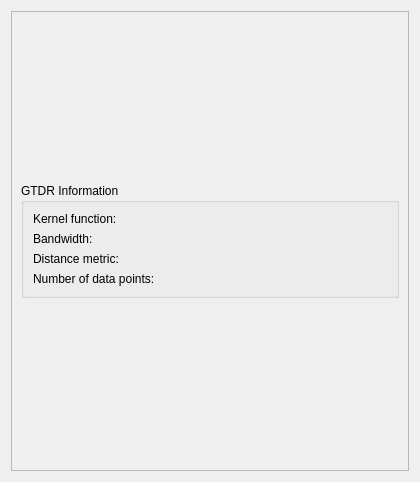
<?xml version="1.0" encoding="UTF-8"?>
<ui version="4.0">
 <class>GwmPropertyGTDRTab</class>
 <widget class="QWidget" name="GwmPropertyGTDRTab">
  <property name="geometry">
   <rect>
    <x>0</x>
    <y>0</y>
    <width>420</width>
    <height>482</height>
   </rect>
  </property>
  <property name="windowTitle">
   <string>Form</string>
  </property>
  <layout class="QVBoxLayout" name="verticalLayout_2">
   <item>
    <widget class="QScrollArea" name="scrollArea">
     <property name="widgetResizable">
      <bool>true</bool>
     </property>
     <widget class="QWidget" name="scrollAreaWidgetContents_3">
      <property name="geometry">
       <rect>
        <x>0</x>
        <y>0</y>
        <width>396</width>
        <height>458</height>
       </rect>
      </property>
      <layout class="QVBoxLayout" name="verticalLayout">
       <item>
        <widget class="QGroupBox" name="groupBox">
         <property name="sizePolicy">
          <sizepolicy hsizetype="Preferred" vsizetype="Fixed">
           <horstretch>0</horstretch>
           <verstretch>0</verstretch>
          </sizepolicy>
         </property>
         <property name="title">
          <string>GTDR Information</string>
         </property>
         <layout class="QFormLayout" name="formLayout">
          <item row="0" column="0">
           <widget class="QLabel" name="label">
            <property name="text">
             <string>Kernel function:</string>
            </property>
           </widget>
          </item>
          <item row="0" column="1">
           <widget class="QLabel" name="lblKernelFunction">
            <property name="text">
             <string/>
            </property>
           </widget>
          </item>
          <item row="1" column="0">
           <widget class="QLabel" name="lblBandwidthType">
            <property name="text">
             <string>Bandwidth:</string>
            </property>
           </widget>
          </item>
          <item row="1" column="1">
           <widget class="QLabel" name="lblBandwidthSize">
            <property name="text">
             <string/>
            </property>
           </widget>
          </item>
          <item row="2" column="0">
           <widget class="QLabel" name="label_7">
            <property name="text">
             <string>Distance metric:</string>
            </property>
           </widget>
          </item>
          <item row="2" column="1">
           <widget class="QLabel" name="lblDistanceMetric">
            <property name="text">
             <string/>
            </property>
           </widget>
          </item>
          <item row="3" column="0">
           <widget class="QLabel" name="label_2">
            <property name="text">
             <string>Number of data points:</string>
            </property>
           </widget>
          </item>
          <item row="3" column="1">
           <widget class="QLabel" name="lblNumberDataPoints">
            <property name="text">
             <string/>
            </property>
           </widget>
          </item>
         </layout>
        </widget>
       </item>
      </layout>
     </widget>
    </widget>
   </item>
  </layout>
 </widget>
 <resources/>
 <connections/>
</ui>
